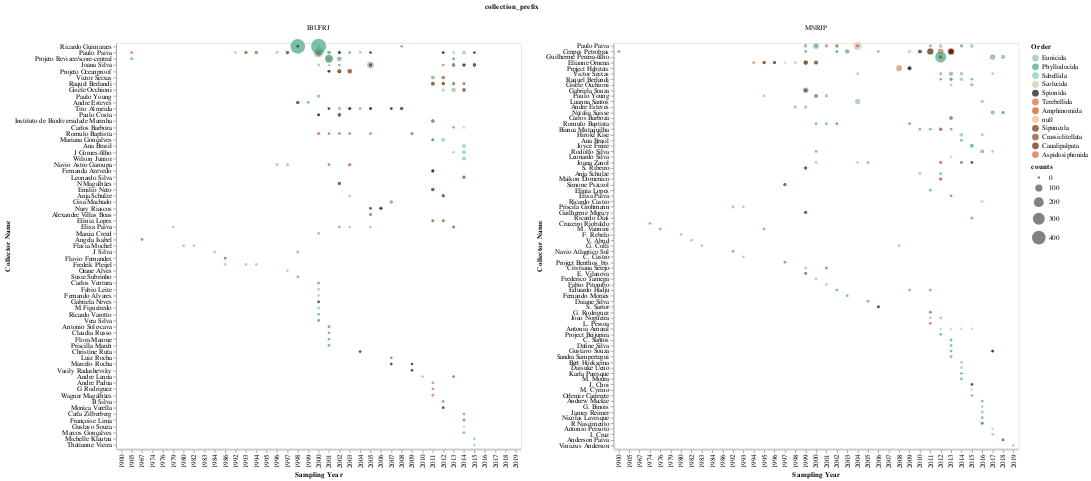

Notebook code cell kept with this figure:
### Code cell
g2 = alt.Chart(teste1[teste1['collector_full_name'].isin(sort_list)], 
               width=600, height=600).mark_circle().encode(
    x= alt.X('start_year', type='ordinal', title='Sampling Year'),
    y= alt.Y('collector_full_name', type='nominal', title='Collector Name', sort= sort_list[:50]),
    size= alt.Size('counts', type="quantitative",scale=alt.Scale(range=[15, 500])),  # range ajusta tamanho do circulo
    color= alt.Color('order', type="nominal", title="Order", scale=alt.Scale(domain=ordens, range=cores)),
    tooltip= alt.Tooltip(['collector_full_name', 'start_year', 'counts', 'order'])
)

g2 = g2.facet(column='collection_prefix').resolve_scale(y='independent')

# saving chart
# g2.save('./graphs/collector/counts_per_collector-ordenado_pela_soma.html')

g2

### Figure 1 — Vega-Lite specification as saved in the notebook (floating-point values rounded to 4 significant figures; data arrays with more than 128 entries replaced by an {"elided": "..."} marker saying what was removed)
{"config": {"view": {"continuousWidth": 400, "continuousHeight": 300}}, "data": {"name": "data-66b1c3ed80fd1adc71a5591ce04f1767"}, "facet": {"column": {"type": "nominal", "field": "collection_prefix"}}, "spec": {"mark": "circle", "encoding": {"color": {"type": "nominal", "field": "order", "scale": {"domain": ["Eunicida", "Phyllodocida", "Sabellida", "Scolecida", "Spionida", "Terebellida", "Amphinomida", NaN, "Sipuncula", "Crassiclitellata", "Canalipalpata", "Aspidosiphonida"], "range": ["#8ABFB0", "#41A681", "#7ACAAB", "#D9C2AD", "#0D0D0D", "#D96236", "#D94B18", "#FFB27C", "#732C02", "#86471B", "#592202", "#D96236"]}, "title": "Order"}, "size": {"type": "quantitative", "field": "counts", "scale": {"range": [15, 500]}}, "tooltip": [{"type": "nominal", "field": "collector_full_name"}, {"type": "quantitative", "field": "start_year"}, {"type": "quantitative", "field": "counts"}, {"type": "nominal", "field": "order"}], "x": {"type": "ordinal", "field": "start_year", "title": "Sampling Year"}, "y": {"type": "nominal", "field": "collector_full_name", "sort": ["Ricardo Guimaraes", "Paulo Paiva", "Cenpes Petrobras", "Guilherme Pereira-filho", "Projeto Revizee/score-central", "Elianne Omena", "Joana Silva", "Projeto Oceanproof", "Project Habitats", "Victor Seixas", "Raquel Berlandi", "Gisele Occhioni", "Gabriela Souza", "Paulo Young", "Luanna Santos", "Andre Esteves", "Tito Almeida", "Natalia Saisse", "Paulo Costa", "Instituto de Biodiversidade Marinha", "Carlos Barboza", "Romulo Baptista", "Mariana Gonçalves", "Bianca Mutaquilha", "Hiroki Kise", "Ana Brasil", "Joyce Freire", "J Gomes-filho", "Wilson Junior", "Navio Astro Garoupa", "Rodolfo Silva", "Fernanda Azevedo", "Leonardo Silva", "N Magalhães", "Joana Zanol", "Emilio Neto", "S. Ribeiro", "Anja Schulze", "Gisa Machado", "Maikon Domenico", "Nury Riascos", "Simone Pszczol", "Alexandre Villas Boas", "Elinia Lopes", "Elisa Paiva", "Ricardo Castro", "Priscila Grohmann", "Guilherme Muricy", "Ricardo Dias", "Marcia Creed"], "title": "Collector Name"}}, "height": 600, "width": 600}, "resolve": {"scale": {"y": "independent"}}, "$schema": "https://vega.github.io/schema/vega-lite/v4.8.1.json", "datasets": {"data-66b1c3ed80fd1adc71a5591ce04f1767": {"elided": "556 records"}}}
